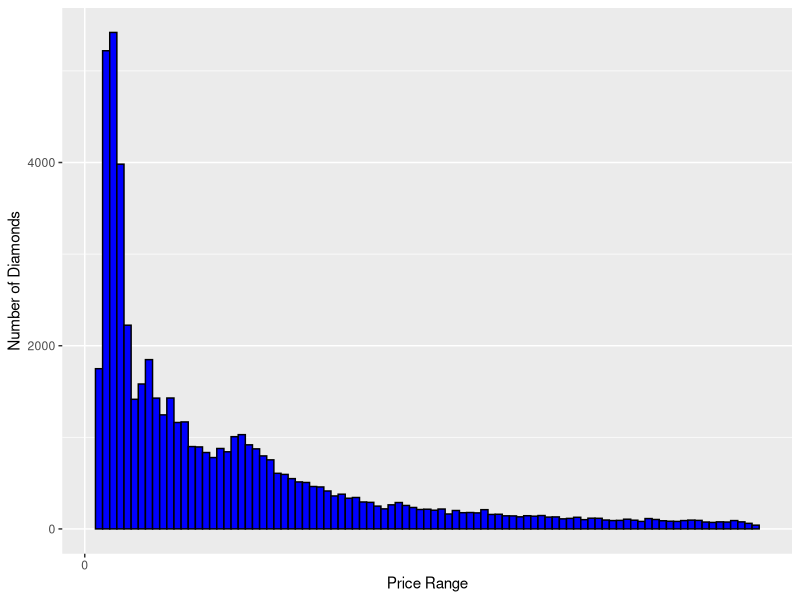
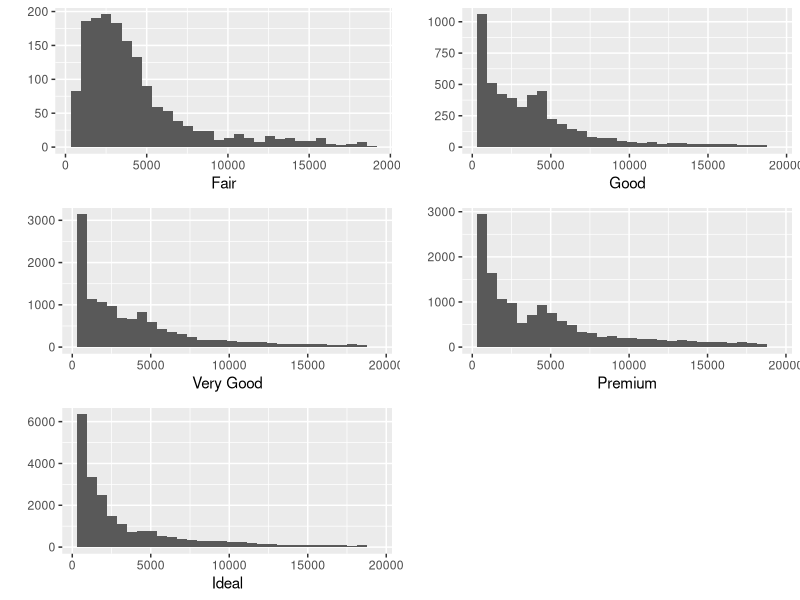
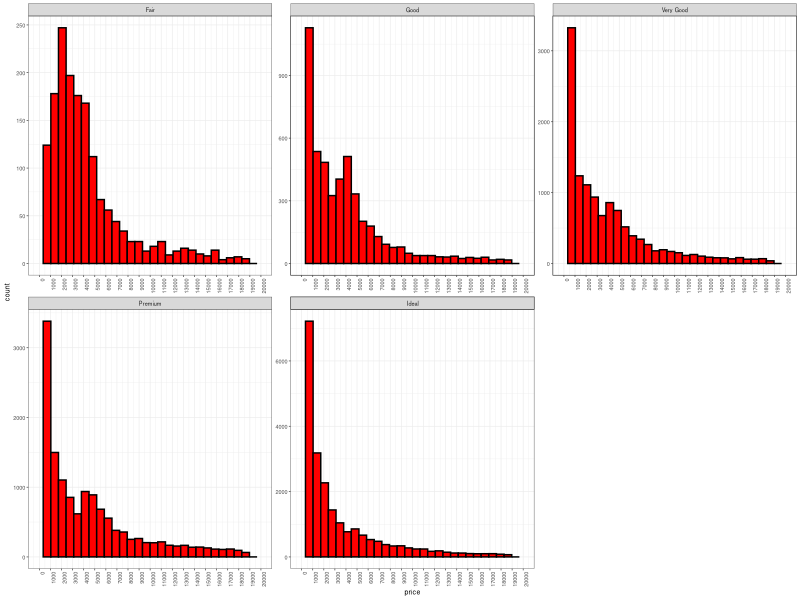
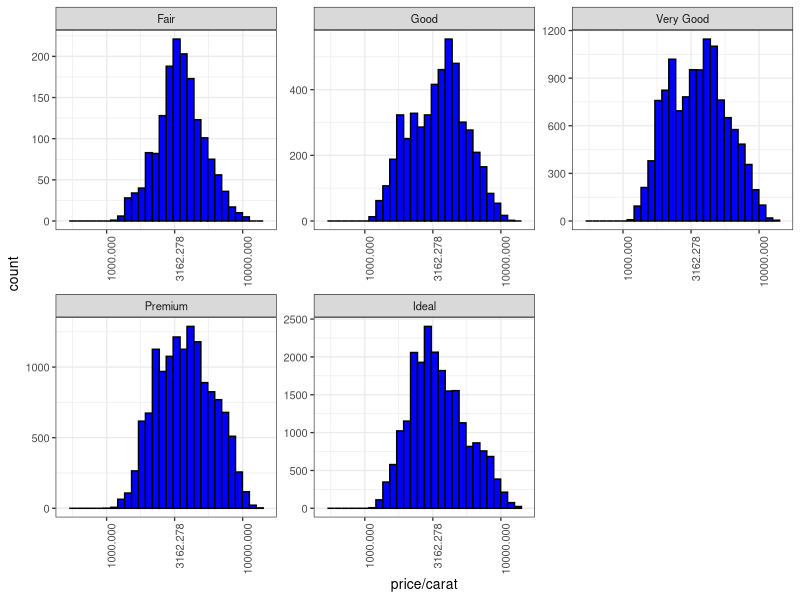
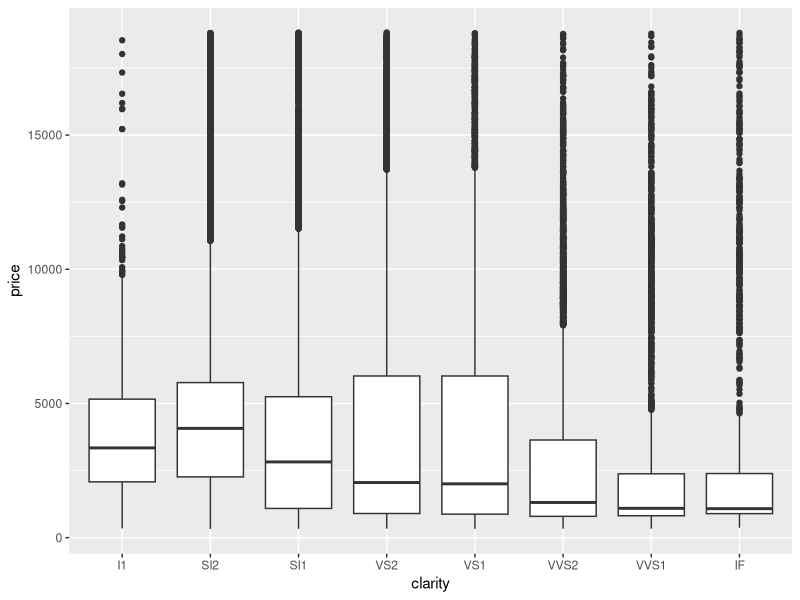
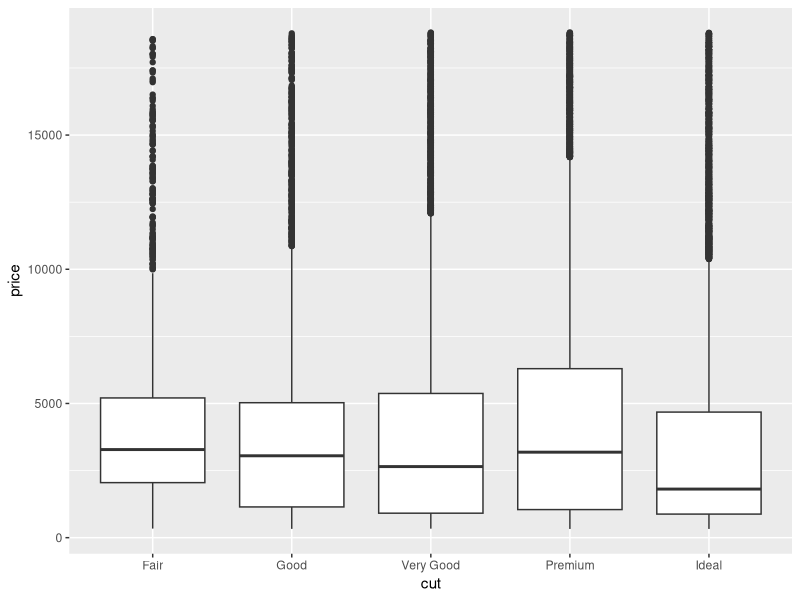
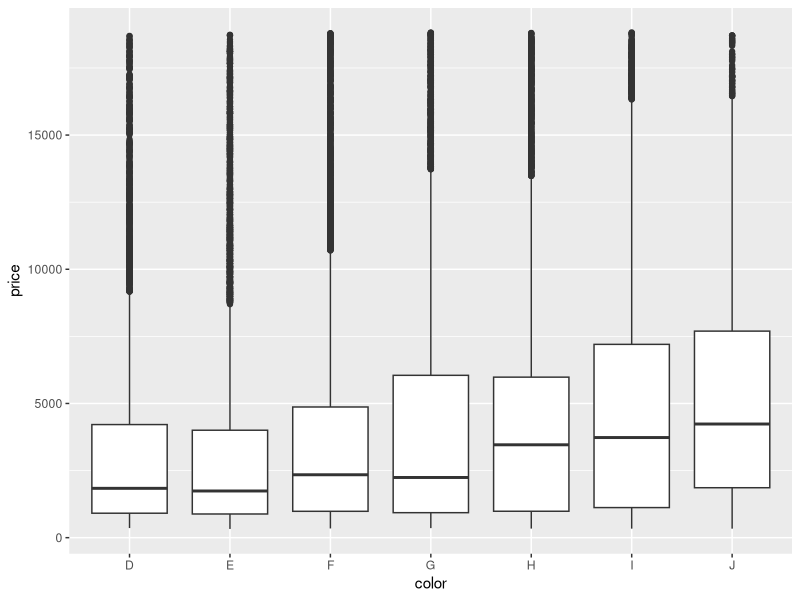
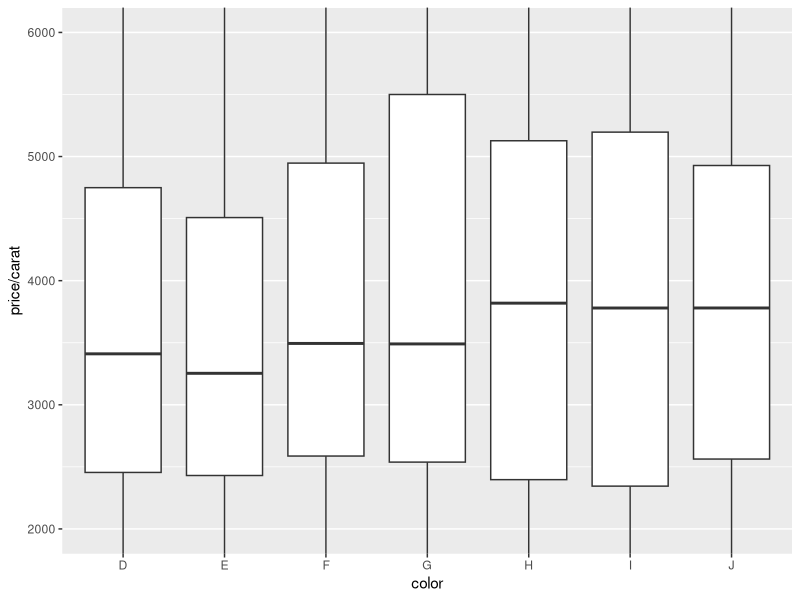

Here is the R script that generated these plots, in order:
## ---- chunk 1
knitr::opts_chunk$set(echo = TRUE)
## ---- chunk 2
library(ggplot2)
library(gridExtra)
library(tidyr)
library(dplyr)

data("diamonds")
## ---- chunk 3
summary(diamonds)
## ---- chunk 4
names(diamonds)
## ---- chunk 5
dim(diamonds)
## ---- chunk 6
head(diamonds)
## ---- chunk 7
levels(diamonds$color)
## ---- chunk 8
qplot(x = price, data = diamonds,
      binwidth = 200,
      color = I('black'), fill = I('blue'),
      xlab = "Price Range",
      ylab = "Number of Diamonds") +
  scale_x_continuous(breaks = seq(0, 100, 20000))
## ---- chunk 9
summary(diamonds$price)
## ---- chunk 10
diamonds$price_range <- ifelse(diamonds$price < 250, 'cheap', 'average')
diamonds$price_range <- ifelse(diamonds$price < 500, diamonds$price_range, 'expensive')
diamonds$price_range <- ifelse(diamonds$price < 15000, diamonds$price_range, 'premium')

table(diamonds$price_range)
## ---- chunk 11
# round the prices (e.g. 133 -> 100, 271 -> 300)
price_rounded <- round(diamonds$price, digits = -2)
# list prices and find the most found
uniq_price <- unique(price_rounded)
uniq_price[which.max(tabulate(match(price_rounded, uniq_price)))]
# count the most found
length(price_rounded[price_rounded == 700])
## ---- chunk 12
p1 <- qplot(x = price, data = subset(diamonds, cut == 'Fair'), xlab = 'Fair')
p2 <- qplot(x = price, data = subset(diamonds, cut == 'Good'), xlab = 'Good')
p3 <- qplot(x = price, data = subset(diamonds, cut == 'Very Good'), xlab = 'Very Good')
p4 <- qplot(x = price, data = subset(diamonds, cut == 'Premium'), xlab = 'Premium')
p5 <- qplot(x = price, data = subset(diamonds, cut == 'Ideal'), xlab = 'Ideal')

grid.arrange(p1, p2, p3, p4, p5)
## ---- chunk 13
by(diamonds$price, diamonds$cut, summary)
## ---- chunk 14
ggplot(aes(x = price), data = diamonds) +
  geom_histogram(color = 'black', fill = 'red') +
  scale_x_continuous(limits = c(0, 20000), breaks = seq(0, 20000, 1000)) +
  theme_bw(base_size = 5) +
  theme(axis.text.x = element_text(angle = 90, hjust = 1)) +
  facet_wrap(~cut, scales = 'free')
## ---- chunk 15
ggplot(aes(x = price/carat), data = diamonds) +
  geom_histogram(color = 'black', fill = 'blue') +
  scale_x_log10(limits = c(500, 15000), 
                breaks = scales::trans_breaks('log10', function(x) 10^x)) +
  theme_bw(base_size = 10) +
  theme(axis.text.x = element_text(angle = 90, hjust = 1)) +
  facet_wrap(~cut, scales = 'free')
## ---- chunk 16
# price by clarity
qplot(x = clarity, y = price,
      data = diamonds,
      geom = 'boxplot')
## ---- chunk 17
# price by cut
qplot(x = cut, y = price,
      data = diamonds,
      geom = 'boxplot')
## ---- chunk 18
# price by color
ggplot(aes(x = color, y = price), data = diamonds) +
  geom_boxplot()
## ---- chunk 19
# price by color summary
IQR(subset(diamonds, color == 'D')$price)
## ---- chunk 20
qplot(x = color, y = price/carat,
      data = diamonds,
      geom = 'boxplot') +
  coord_cartesian(ylim = c(2000, 6000))
## ---- chunk 21
ggplot(aes(x = carat), data = diamonds) +
  geom_freqpoly(binwidth = 0.01)
## ---- chunk 22
table(diamonds$carat == 1.01)
